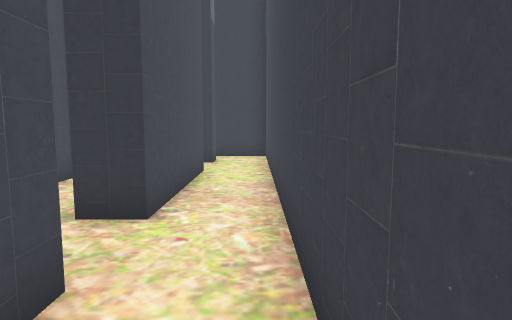
[1] (above)

18 first-person views from a walk through a 3-D level made in the Unity game engine. The camera is 1.3 m above the floor, tilts 6° down and sees 75° across. The floor is counted in squares, 1 m on a side. Each view is taken from the middle of a square. On the plan, view 1 faces up. The plan holds only what a view shows up to about 14 squares ahead; the rest is blank. The place goes on beyond the plan. The player is left out. Door leaves are left out, so doorways stand open.

[2]
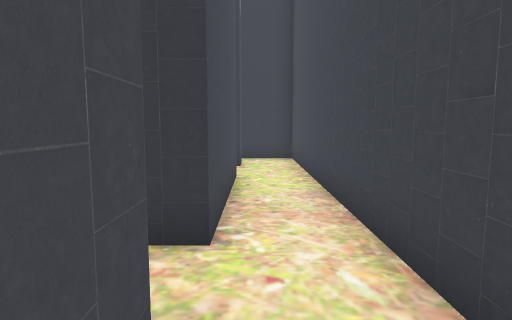

[3]
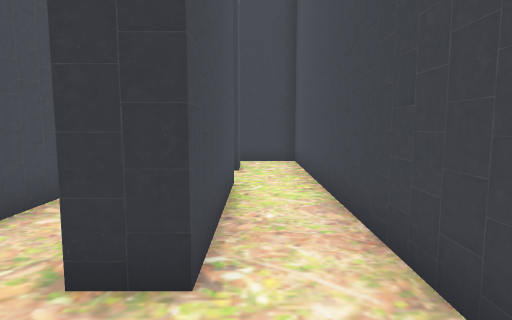

[4]
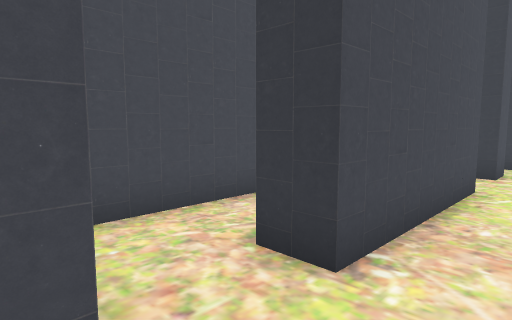

[5]
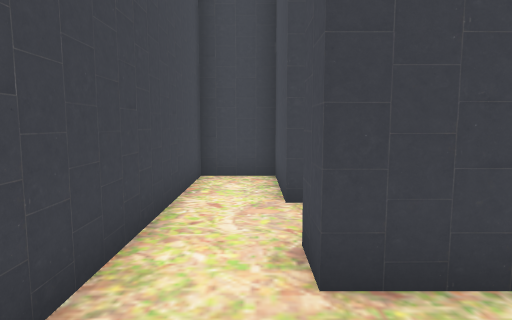

[6]
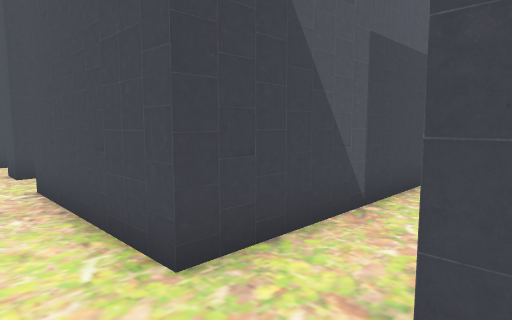

[7]
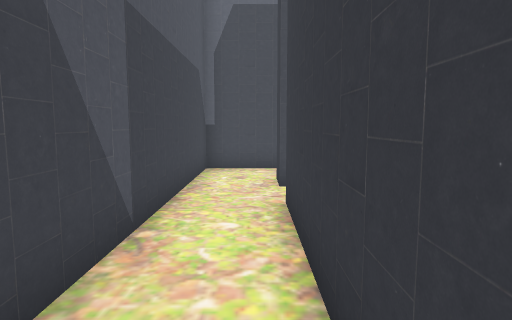

[8]
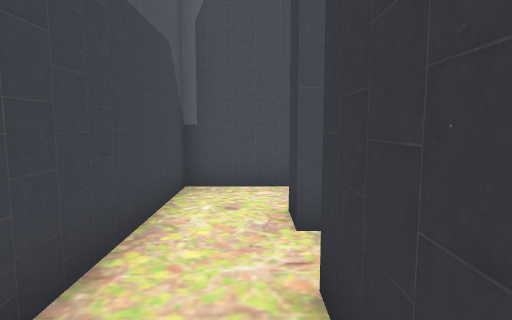

[9]
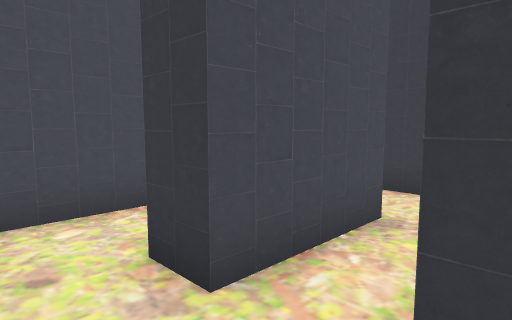

[10]
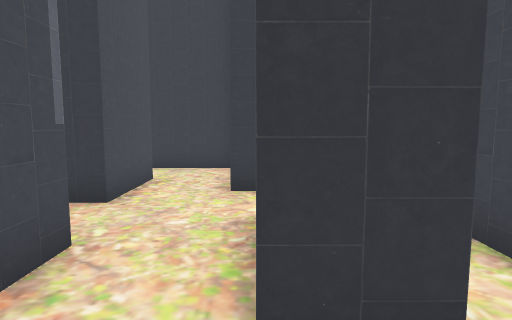

[11]
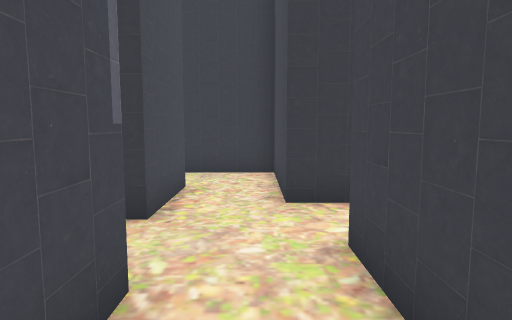

[12]
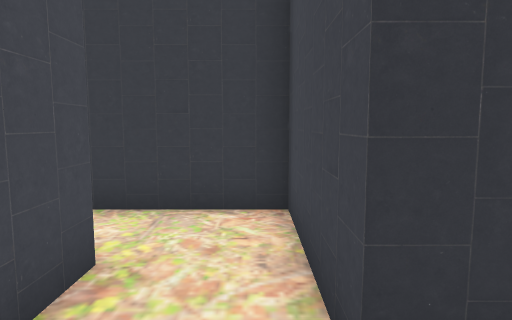

[13]
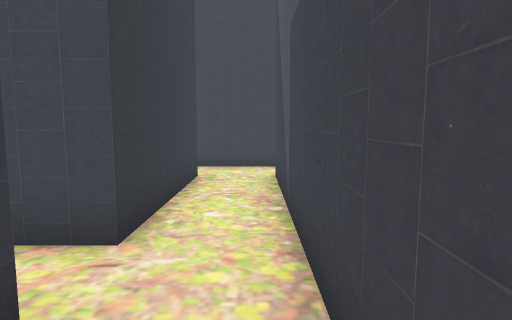

[14]
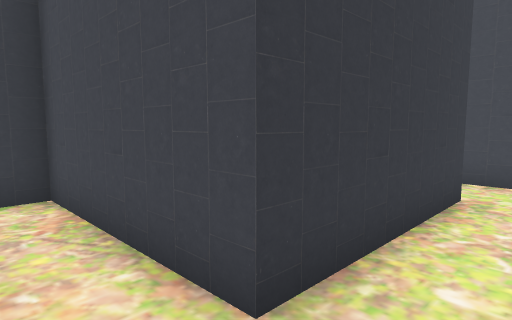

[15]
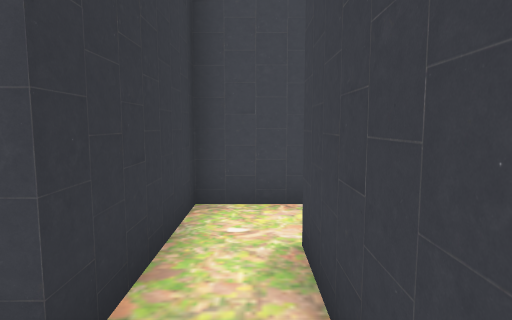

[16]
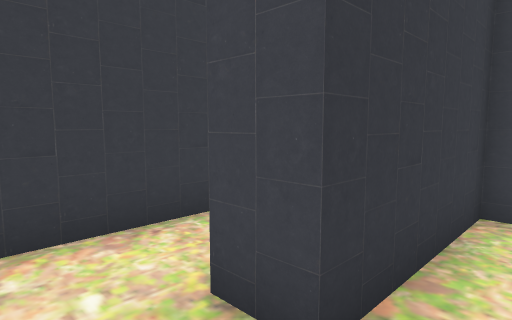

[17]
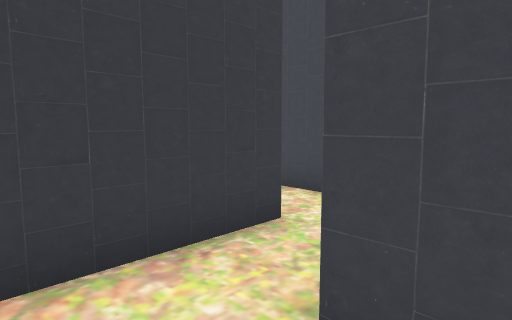

[18]
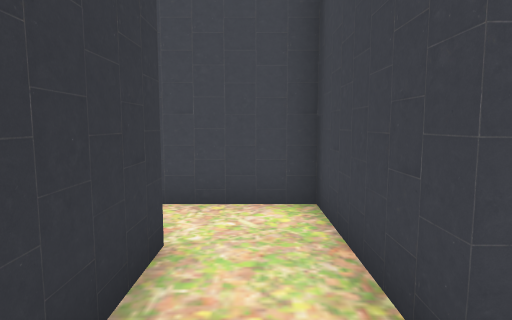

### Floor plan
Ten units are one square. View 1 is at (0, 0); x grows to the right and y downward. Boxes are objects, and circles mark ways between rooms. Rooms are numbered by the first view taken in them; rooms with no view inside come last. Other rooms are left out.
<svg viewBox="-130 -180 139 220">
<path fill="none" stroke="#000" d="M-15 5 -15 35 4 35 4 -25M-15 -25 -15 -15M-15 -115 -65 -115 -65 -165 -75 -165M-75 -95 -15 -95 -15 -45M-80 -146 -80 -115M4 -25 4 -115M-15 -125 -15 -115M4 -115 4 -140 -15 -140M-80 -115 -90 -115M-110 -115 -110 -95 -75 -95M-110 -135 -110 -115M-115 -165 -115 -155M-75 -165 -95 -165M-90 -121 -90 -145M-45 -125 -15 -125M-15 -140 -35 -140 -35 -150M-35 -150 -16 -150M-15 -170 -48 -170M-15 -45 -25 -45M-30 -25 -15 -25M-45 -81 -45 -35M-16 -150 4 -150 4 -164"/>
<circle cx="-5" cy="-20" r="3" fill="#2a7"/>
<circle cx="-5" cy="-120" r="3" fill="#2a7"/>
<circle cx="-85" cy="-105" r="3" fill="#2a7"/>
<circle cx="-85" cy="-155" r="3" fill="#2a7"/>
<circle cx="-20" cy="-35" r="3" fill="#2a7"/>
<circle cx="-25" cy="-130" r="3" fill="#2a7"/>
<circle cx="-100" cy="-125" r="3" fill="#2a7"/>
<circle cx="-45" cy="-145" r="3" fill="#2a7"/>
<circle cx="-25" cy="-160" r="3" fill="#2a7"/>
<text x="-10" y="0">1</text>
<text x="-30" y="-100">2</text>
<text x="-10" y="-130">3</text>
<text x="-90" y="-110">4</text>
<text x="-100" y="-150">5</text>
<text x="-40" y="-140">6</text>
<text x="-40" y="-160">7</text>
<text x="-30" y="-50">8</text>
<text x="-10" y="-160">9</text>
</svg>
Room 1 opens to room 2. Room 2 opens to room 3. Room 2 opens to room 4. Room 2 opens to room 5. Room 2 opens to room 8. Room 3 opens to room 6. Room 4 opens to room 5. Room 6 opens to room 7. Room 7 opens to room 9.

Where each view was taken, in squares from view 1:
view 1: 0 up, 0 right, facing up
view 2: 1 up, 1 left, facing up
view 3: 2 up, 1 left, facing up
view 4: 2 up, 0 right, facing up-left
view 5: 5 up, 1 left, facing down
view 6: 12 up, 0 right, facing down-left
view 7: 11 up, 1 left, facing left
view 8: 11 up, 4 left, facing left
view 9: 10 up, 6 left, facing up-left
view 10: 10 up, 9 left, facing up
view 11: 11 up, 10 left, facing up
view 12: 15 up, 10 left, facing up
view 13: 10 up, 10 left, facing right
view 14: 10 up, 8 left, facing up-right
view 15: 13 up, 5 left, facing right
view 16: 13 up, 5 left, facing up-right
view 17: 14 up, 5 left, facing up-right
view 18: 16 up, 5 left, facing right
